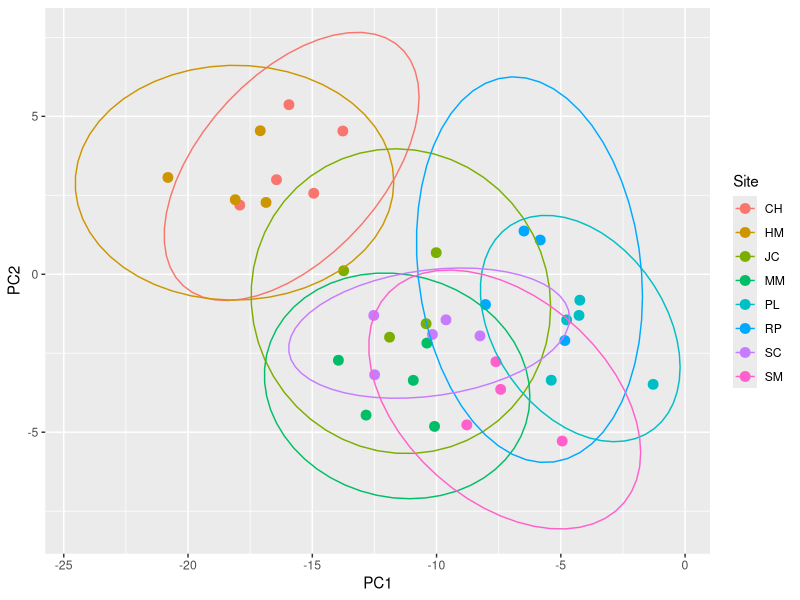

Source code (R):
library(tidyverse)
library(lubridate)
library(ggplot2)
season_climate_z <- read.csv("season_climate_z.csv")

season_climate_z <- read_csv("season_climate_z.csv") %>%
  filter(!Site %in% c("SS", "UK", "VC"))

climate_matrix <-
  season_climate_z %>%
  select(
    MeanTmean_z,
    MeanTmax_z,
    MeanTmin_z,
    CumPrecip_z,
    MeanVPD_z
  )

head(climate_matrix)

# PCA: What kind of climate departure occurred?
pca <-
  prcomp(
    climate_matrix,
    center = FALSE,
    scale. = FALSE
  )

summary(pca)
pca$rotation

scores <- as.data.frame(pca$x)

exposure <- bind_cols(
  season_climate_z,
  scores
)

write_csv(exposure,"Exposure.csv")

ggplot(exposure,
       aes(PC1,
           PC2,
           color = Site)) +
  geom_point(size = 3) +
  stat_ellipse()

# Euclidean distance: How large was the departure?
exposure$ClimateDistance <-
  sqrt(
    exposure$MeanTmean_z^2 +
      exposure$MeanTmax_z^2 +
      exposure$MeanTmin_z^2 +
      exposure$CumPrecip_z^2 +
      exposure$MeanVPD_z^2
  )
